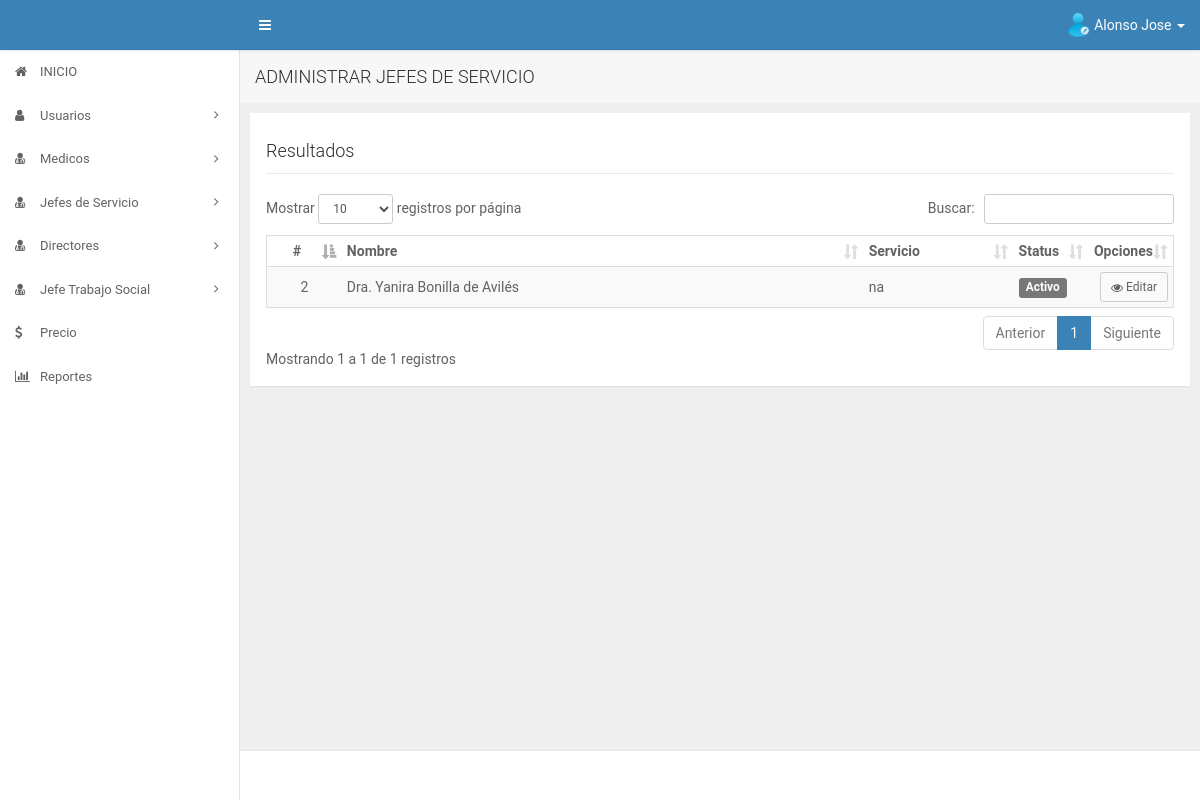
Page /app/admin/adminjefeservicio.php (signed in) on the earlier database version.
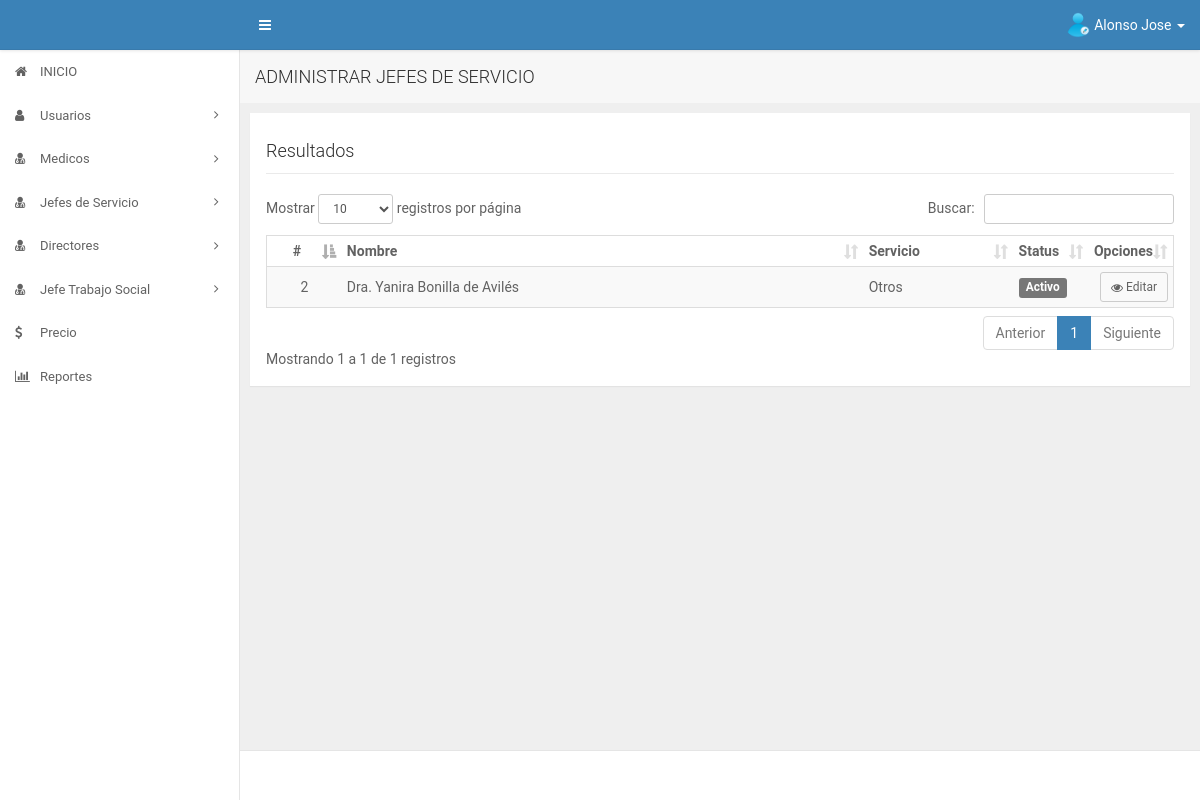
Same page on the later database version.
### tables this page shows
CREATE TABLE IF NOT EXISTS `jefe_servicio` (
  `id_jefe` int(11) NOT NULL AUTO_INCREMENT,
  `nombre` varchar(200) DEFAULT NULL,
  `id_status` int(11) DEFAULT NULL,
  `id_servicio` int(11) DEFAULT NULL,
  PRIMARY KEY (`id_jefe`),
  KEY `FK_jsservicio` (`id_servicio`),
  KEY `FK_sstatus` (`id_status`),
  CONSTRAINT `FK_jsservicio` FOREIGN KEY (`id_servicio`) REFERENCES `servicios` (`id_servicio`),
  CONSTRAINT `FK_sstatus` FOREIGN KEY (`id_status`) REFERENCES `status` (`id_status`)
);

CREATE TABLE IF NOT EXISTS `servicios` (
  `id_servicio` int(11) NOT NULL AUTO_INCREMENT,
  `nombre_servicio` varchar(200) DEFAULT NULL,
  PRIMARY KEY (`id_servicio`)
);

CREATE TABLE IF NOT EXISTS `status` (
  `id_status` int(11) NOT NULL AUTO_INCREMENT,
  `nombre_status` varchar(50) DEFAULT NULL,
  `descripcion` varchar(128) DEFAULT NULL,
  PRIMARY KEY (`id_status`)
);

### app/admin/adminjefeservicio.php (the view, shortened to what this page needs)
<?php
    include("../core/header.php");
    include("../core/aside.php");
    include("../../config/database.php");
    $sql = "SELECT jefe_servicio.id_jefe,jefe_servicio.nombre,status.nombre_status,servicios.nombre_servicio
            FROM ((jefe_servicio
            INNER JOIN status ON jefe_servicio.id_status = status.id_status)
            INNER JOIN servicios ON jefe_servicio.id_servicio = servicios.id_servicio);";
    if ($stmt  = $conn->prepare($sql)) {
        $stmt ->execute();
        $stmt->store_result();
        $rows = $stmt->num_rows;
        $stmt ->bind_result($id, $nombre, $status, $servicio);
    }
?>
<div id="content" class="ui-content ui-content-aside-overlay">
    <div class="page-head-wrap">
        <h4 class="margin0">ADMINISTRAR JEFES DE SERVICIO</h4>
    </div>
    <div class="ui-content-body">
        <div class="ui-container">
            <div class="row">
                <div class="col-md-12 col-lg-12">
                    <div class="panel">
                        <div class="panel-body">
                            <div id="titulo">
                            	<h4>Resultados</h4>
                            </div>
                            <div id="contenido" class="table-responsive">
                            	<table class="table table-striped table-condensed" id="mitable">
                                    <thead class="thead-inverse">
                                        <tr>
                                            <th class="col-md-1 text-center">#</th>
                                            <th class="col-md-7">Nombre</th>
                                            <th class="col-md-2">Servicio</th>
                                            <th class="col-md-1">Status</th>
                                            <th class="col-md-1 text-right">Opciones</th>
                                        </tr>
                                    </thead>
                                    <tbody>
                                        <?php
                                            if($rows>0) {
                                                while ($stmt->fetch()) {
                                        ?>
                                                <tr>
                                                <td class="text-center"><?php echo $id ?></td>
                                                <td class="text-left"><?php echo $nombre ?></td>
                                                <td class="text-left"><?php echo $servicio ?></td>
                                                <td class="text-left"><span class="label label-default"><?php echo $status ?></span></td>
                                                <td class="text-right"><a href="javascript:;" class="btn btn-default btn-sm verjefeservicio"  data-placement="left" data-jefeservicio="<?php echo $id ?>" ><i class="fa fa-eye"></i> Editar</a></td>
                                                </tr>
                                        <?php
                                                }
                                            }
                                        ?>
                                    </tbody>
                                </table>
                            </div>
                        </div>
                    </div>
                </div>
            </div>
        </div>
    </div>
</div>
<?php
    include("../core/footer.php");
 ?>

Differences in the rows shown:
changed through a linked row, jefe_servicio "Dra. Yanira Bonilla de Avilés": id_servicio.nombre_servicio "na" → "Otros"
